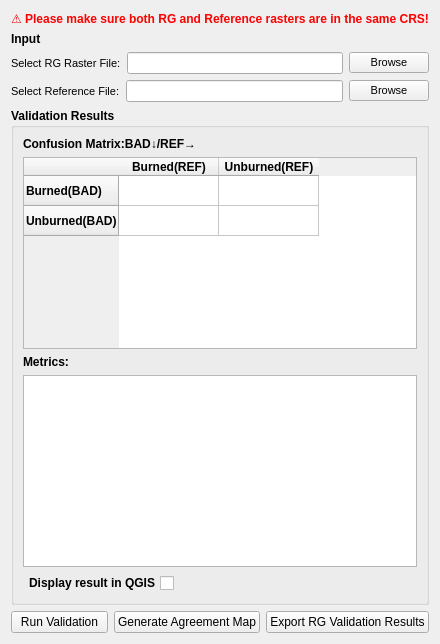
     <widget class="QWidget" name="tab_4">
      <attribute name="title">
       <string>VALIDATION</string>
      </attribute>
      <layout class="QVBoxLayout" name="verticalLayoutValidation">
       <item>
        <widget class="QLabel" name="label_40">
         <property name="styleSheet">
          <string notr="true">color: red;
font-weight: bold;
</string>
         </property>
         <property name="text">
          <string>⚠️ Please make sure both RG and Reference rasters are in the same CRS!</string>
         </property>
        </widget>
       </item>
       <item>
        <widget class="QLabel" name="label_86">
         <property name="font">
          <font>
           <weight>75</weight>
           <bold>true</bold>
          </font>
         </property>
         <property name="text">
          <string>Input</string>
         </property>
        </widget>
       </item>
       <item>
        <layout class="QHBoxLayout" name="horizontalLayoutRGFile">
         <item>
          <widget class="QLabel" name="labelBADFile">
           <property name="font">
            <font>
             <pointsize>8</pointsize>
             <weight>50</weight>
             <bold>false</bold>
            </font>
           </property>
           <property name="text">
            <string>Select RG Raster File:</string>
           </property>
          </widget>
         </item>
         <item>
          <widget class="QLineEdit" name="lineEditRGFile">
           <property name="font">
            <font>
             <pointsize>8</pointsize>
             <weight>50</weight>
             <bold>false</bold>
            </font>
           </property>
          </widget>
         </item>
         <item>
          <widget class="QPushButton" name="buttonBrowseRGFile">
           <property name="font">
            <font>
             <pointsize>8</pointsize>
             <weight>50</weight>
             <bold>false</bold>
            </font>
           </property>
           <property name="text">
            <string>Browse</string>
           </property>
          </widget>
         </item>
        </layout>
       </item>
       <item>
        <layout class="QHBoxLayout" name="horizontalLayoutRefFile">
         <item>
          <widget class="QLabel" name="labelRefFile">
           <property name="font">
            <font>
             <pointsize>8</pointsize>
             <weight>50</weight>
             <bold>false</bold>
            </font>
           </property>
           <property name="text">
            <string>Select Reference File:</string>
           </property>
          </widget>
         </item>
         <item>
          <widget class="QLineEdit" name="lineEditReferenceFile">
           <property name="font">
            <font>
             <pointsize>8</pointsize>
             <weight>50</weight>
             <bold>false</bold>
            </font>
           </property>
          </widget>
         </item>
         <item>
          <widget class="QPushButton" name="buttonBrowseReferenceFile">
           <property name="font">
            <font>
             <pointsize>8</pointsize>
             <weight>50</weight>
             <bold>false</bold>
            </font>
           </property>
           <property name="text">
            <string>Browse</string>
           </property>
          </widget>
         </item>
        </layout>
       </item>
       <item>
        <widget class="QGroupBox" name="groupBoxValidationResults">
         <property name="font">
          <font>
           <pointsize>9</pointsize>
           <weight>75</weight>
           <bold>true</bold>
          </font>
         </property>
         <property name="title">
          <string>Validation Results</string>
         </property>
         <layout class="QVBoxLayout" name="verticalLayoutValidation_Results">
          <item>
           <layout class="QGridLayout" name="gridLayoutConfusionMatrix">
            <item row="0" column="0">
             <widget class="QLabel" name="labelConfusionMatrix">
              <property name="text">
               <string>Confusion Matrix:BAD↓/REF→</string>
              </property>
             </widget>
            </item>
            <item row="1" column="0">
             <widget class="QTableWidget" name="tableWidgetConfusionMatrixRG">
              <property name="rowCount">
               <number>2</number>
              </property>
              <property name="columnCount">
               <number>2</number>
              </property>
              <row>
               <property name="text">
                <string>Burned(BAD)</string>
               </property>
              </row>
              <row>
               <property name="text">
                <string>Unburned(BAD)</string>
               </property>
              </row>
              <column>
               <property name="text">
                <string>Burned(REF)</string>
               </property>
              </column>
              <column>
               <property name="text">
                <string>Unburned(REF)</string>
               </property>
              </column>
             </widget>
            </item>
           </layout>
          </item>
          <item>
           <layout class="QGridLayout" name="gridLayoutMetricsRG">
            <item row="0" column="0">
             <widget class="QLabel" name="labelMetrics">
              <property name="text">
               <string>Metrics:</string>
              </property>
             </widget>
            </item>
            <item row="1" column="0">
             <widget class="QTextEdit" name="textEditMetricsRG">
              <property name="font">
               <font>
                <pointsize>9</pointsize>
                <weight>75</weight>
                <bold>true</bold>
               </font>
              </property>
              <property name="readOnly">
               <bool>true</bool>
              </property>
             </widget>
            </item>
            <item row="2" column="0" alignment="Qt::AlignRight">
             <widget class="QCheckBox" name="checkBox">
              <property name="layoutDirection">
               <enum>Qt::RightToLeft</enum>
              </property>
              <property name="text">
               <string>Display result in QGIS</string>
              </property>
             </widget>
            </item>
           </layout>
          </item>
         </layout>
        </widget>
       </item>
       <item>
        <layout class="QHBoxLayout" name="horizontalLayoutRunRGValidation">
         <item>
          <widget class="QPushButton" name="buttonRunRGValidation">
           <property name="text">
            <string>Run Validation</string>
           </property>
          </widget>
         </item>
         <item>
          <widget class="QPushButton" name="GenerateAgreementMap">
           <property name="text">
            <string>Generate Agreement Map</string>
           </property>
          </widget>
         </item>
         <item>
          <widget class="QPushButton" name="buttonExportRGReport">
           <property name="text">
            <string>Export RG Validation Results</string>
           </property>
          </widget>
         </item>
        </layout>
       </item>
      </layout>
     </widget>
